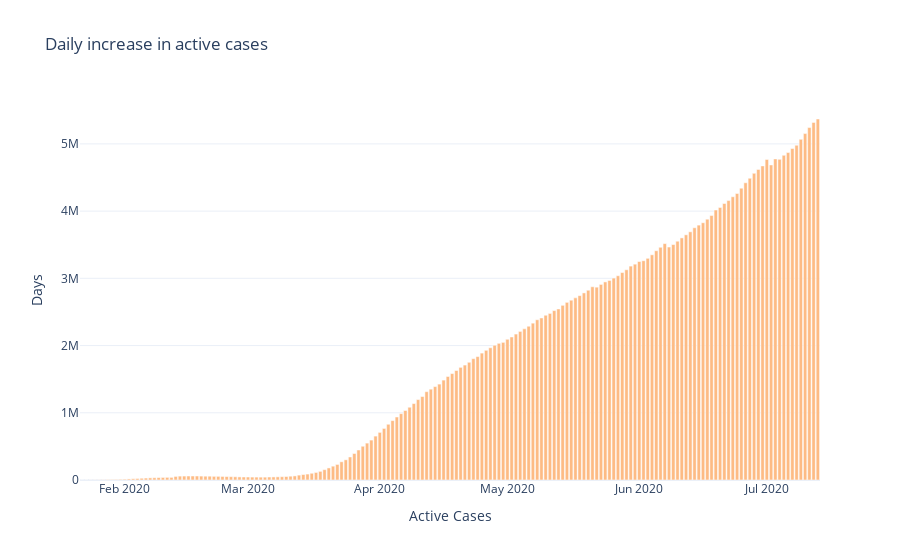

Notebook source saved alongside this figure:
### Code cell
fig = go.Figure(go.Bar(
            x=data_over_time['Date'],
            y=data_over_time['Active'],
    marker_color='rgb(253,187,132)'
           ))
fig.update_layout(
    title='Daily increase in active cases',
    template='plotly_white',
     xaxis_title="Active Cases",
    yaxis_title="Days",
)
fig.show()

### Figure 1 — Plotly figure (JSON) as saved in the notebook; plotly's stock layout.template omitted (floating-point values rounded to 4 significant figures; data arrays with more than 128 entries replaced by an {"elided": "..."} marker saying what was removed)
{"data": [{"marker": {"color": "rgb(253,187,132)"}, "type": "bar", "x": {"elided": "174 str values"}, "y": {"elided": "174 int values"}}], "layout": {"title": {"text": "Daily increase in active cases"}, "xaxis": {"title": {"text": "Active Cases"}}, "yaxis": {"title": {"text": "Days"}}}}
